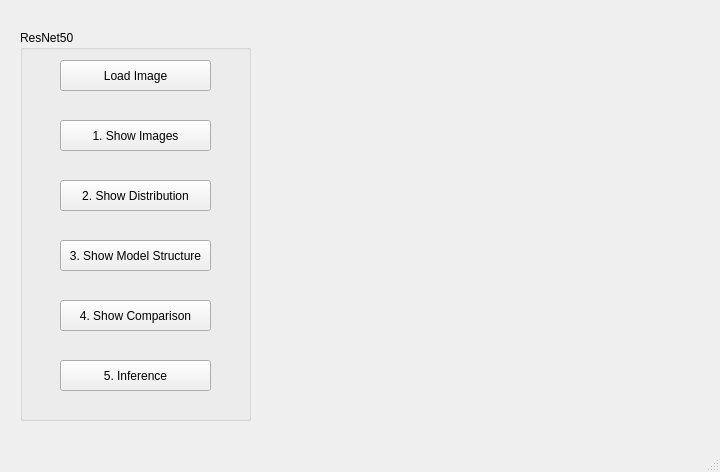
<?xml version="1.0" encoding="UTF-8"?>
<ui version="4.0">
 <class>MainWindow</class>
 <widget class="QMainWindow" name="MainWindow">
  <property name="geometry">
   <rect>
    <x>0</x>
    <y>0</y>
    <width>720</width>
    <height>472</height>
   </rect>
  </property>
  <property name="windowTitle">
   <string>MainWindow</string>
  </property>
  <widget class="QWidget" name="centralwidget">
   <widget class="QGroupBox" name="groupBox">
    <property name="geometry">
     <rect>
      <x>20</x>
      <y>30</y>
      <width>231</width>
      <height>391</height>
     </rect>
    </property>
    <property name="title">
     <string>ResNet50</string>
    </property>
    <widget class="QPushButton" name="loadImage">
     <property name="geometry">
      <rect>
       <x>40</x>
       <y>30</y>
       <width>151</width>
       <height>31</height>
      </rect>
     </property>
     <property name="text">
      <string>Load Image</string>
     </property>
    </widget>
    <widget class="QPushButton" name="showImage">
     <property name="geometry">
      <rect>
       <x>40</x>
       <y>90</y>
       <width>151</width>
       <height>31</height>
      </rect>
     </property>
     <property name="text">
      <string>1. Show Images</string>
     </property>
    </widget>
    <widget class="QPushButton" name="showDist">
     <property name="geometry">
      <rect>
       <x>40</x>
       <y>150</y>
       <width>151</width>
       <height>31</height>
      </rect>
     </property>
     <property name="text">
      <string>2. Show Distribution</string>
     </property>
    </widget>
    <widget class="QPushButton" name="showModel">
     <property name="geometry">
      <rect>
       <x>40</x>
       <y>210</y>
       <width>151</width>
       <height>31</height>
      </rect>
     </property>
     <property name="text">
      <string>3. Show Model Structure</string>
     </property>
    </widget>
    <widget class="QPushButton" name="showComp">
     <property name="geometry">
      <rect>
       <x>40</x>
       <y>270</y>
       <width>151</width>
       <height>31</height>
      </rect>
     </property>
     <property name="text">
      <string>4. Show Comparison</string>
     </property>
    </widget>
    <widget class="QPushButton" name="inference">
     <property name="geometry">
      <rect>
       <x>40</x>
       <y>330</y>
       <width>151</width>
       <height>31</height>
      </rect>
     </property>
     <property name="text">
      <string>5. Inference</string>
     </property>
    </widget>
   </widget>
   <widget class="QLabel" name="resultLabel">
    <property name="geometry">
     <rect>
      <x>290</x>
      <y>360</y>
      <width>391</width>
      <height>31</height>
     </rect>
    </property>
    <property name="font">
     <font>
      <family>微軟正黑體</family>
      <pointsize>16</pointsize>
     </font>
    </property>
    <property name="text">
     <string/>
    </property>
   </widget>
   <widget class="QLabel" name="showLabel">
    <property name="geometry">
     <rect>
      <x>340</x>
      <y>50</y>
      <width>291</width>
      <height>281</height>
     </rect>
    </property>
    <property name="text">
     <string> </string>
    </property>
   </widget>
  </widget>
  <widget class="QMenuBar" name="menubar">
   <property name="geometry">
    <rect>
     <x>0</x>
     <y>0</y>
     <width>720</width>
     <height>21</height>
    </rect>
   </property>
  </widget>
  <widget class="QStatusBar" name="statusbar"/>
 </widget>
 <resources/>
 <connections/>
</ui>
